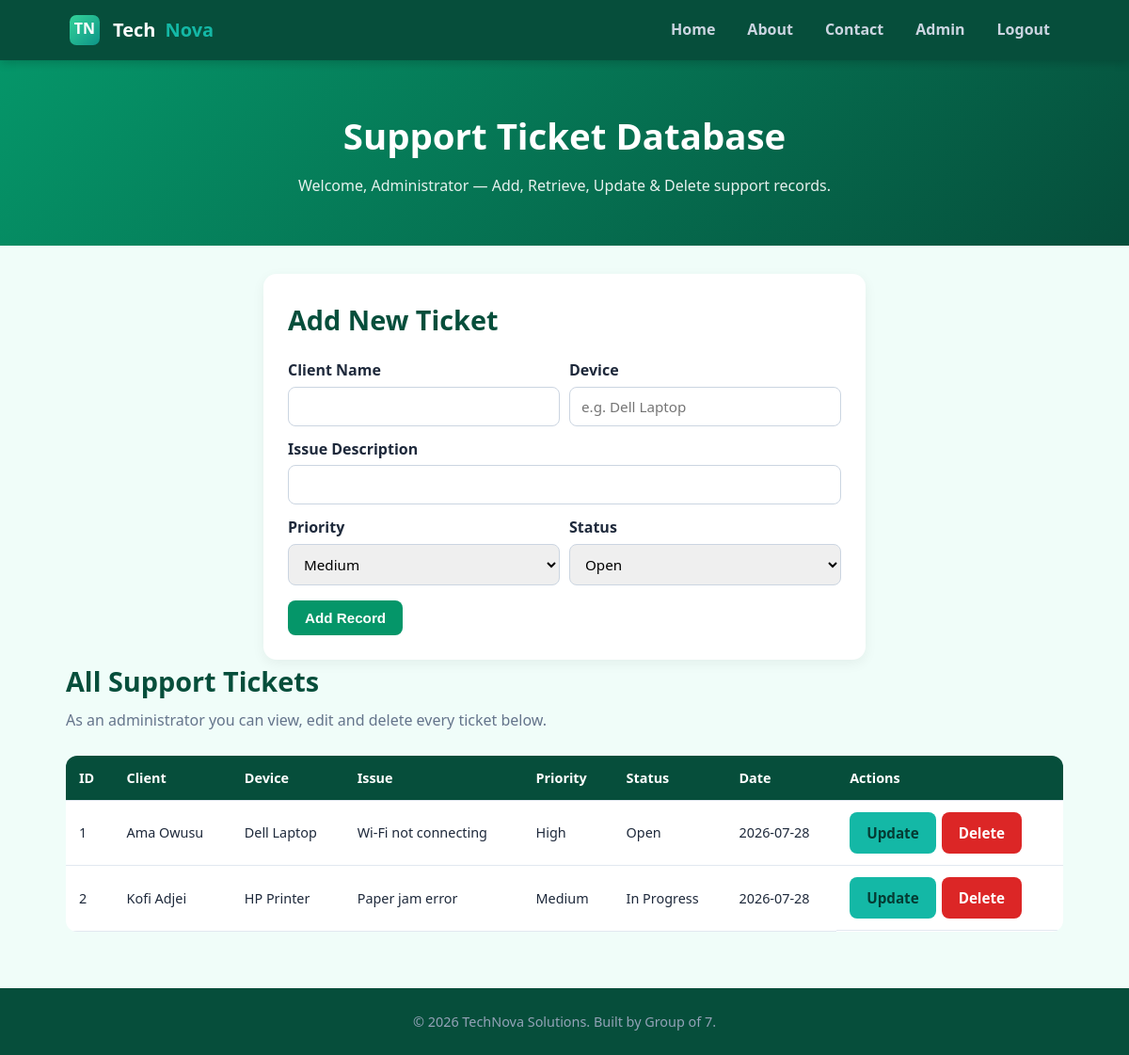
/dashboard.php (signed in), run on the app's committed database.
### tables this page shows
CREATE TABLE IF NOT EXISTS tickets (
  id       INT AUTO_INCREMENT PRIMARY KEY,
  user_id  INT NULL,                                      
  client   VARCHAR(120) NOT NULL,
  device   VARCHAR(120) NOT NULL,
  issue    VARCHAR(255) NOT NULL,
  priority ENUM('Low','Medium','High') NOT NULL DEFAULT 'Medium',
  status   ENUM('Open','In Progress','Resolved') NOT NULL DEFAULT 'Open',
  created  DATE NOT NULL
);

### dashboard.php (the view, shortened to what this page needs)
<?php
require "db.php";
$uname   = $_SESSION["uname"];
$uid     = intval($_SESSION["uid"]);
$isAdmin = (($_SESSION["role"] ?? "user") === "admin");
$editRow = null;
if ($isAdmin) {
    $tickets = mysqli_query($conn, "SELECT * FROM tickets ORDER BY id ASC");
} else {
    $stmt = mysqli_prepare($conn, "SELECT * FROM tickets WHERE user_id = ? ORDER BY id ASC");
    mysqli_stmt_bind_param($stmt, "i", $uid);
    mysqli_stmt_execute($stmt);
    $tickets = mysqli_stmt_get_result($stmt);
}
function h($v) { return htmlspecialchars($v ?? ""); }
?>
<!DOCTYPE html>
<html lang="en">
<head>
  <link rel="stylesheet" href="css/style.css?v=2" />
</head>
<body>
  <header>
    <div class="nav">
      <div class="brand"><img src="images/logo.svg" alt="TechNova logo" />Tech<span>Nova</span></div>
      <nav>
        <ul id="navMenu">
          <li><a href="index.php">Home</a></li>
          <li><a href="about.php">About</a></li>
          <li><a href="contact.php">Contact</a></li>
          <?php if ($isAdmin): ?><li><a href="admin.php">Admin</a></li><?php endif; ?>
          <li><a href="logout.php">Logout</a></li>
        </ul>
      </nav>
    </div>
  </header>
  <section class="hero">
    <h1>Support Ticket Database</h1>
    <p>Welcome, <?= h($uname) ?> — Add, Retrieve, Update &amp; Delete support records.</p>
  </section>
  <div class="container">
    <div class="card form-wrap" style="max-width:640px;">
      <h2 class="section-title"><?= $editRow ? "Update Ticket #" . h($editRow["id"]) : "Add New Ticket" ?></h2>
      <form method="post" action="dashboard.php">
        <div class="form-row">
          <div>
            <label for="t-client">Client Name</label>
            <input type="text" id="t-client" name="client" value="<?= $editRow ? h($editRow["client"]) : "" ?>" required />
          </div>
          <div>
            <label for="t-device">Device</label>
            <input type="text" id="t-device" name="device" placeholder="e.g. Dell Laptop" value="<?= $editRow ? h($editRow["device"]) : "" ?>" required />
          </div>
        </div>
        <label for="t-issue">Issue Description</label>
        <input type="text" id="t-issue" name="issue" value="<?= $editRow ? h($editRow["issue"]) : "" ?>" required />
        <div class="form-row">
          <div>
            <label for="t-priority">Priority</label>
            <select id="t-priority" name="priority">
              <?php foreach (["Low","Medium","High"] as $p): ?>
                <option <?= ($editRow && $editRow["priority"]===$p) ? "selected" : ($p==="Medium" && !$editRow ? "selected" : "") ?>><?= $p ?></option>
              <?php endforeach; ?>
            </select>
          </div>
          <div>
            <label for="t-status">Status</label>
            <select id="t-status" name="status">
              <?php foreach (["Open","In Progress","Resolved"] as $s): ?>
                <option <?= ($editRow && $editRow["status"]===$s) ? "selected" : ($s==="Open" && !$editRow ? "selected" : "") ?>><?= $s ?></option>
              <?php endforeach; ?>
            </select>
          </div>
        </div>
        <div style="margin-top:16px;">
          <button type="submit" class="btn"><?= $editRow ? "Save Changes" : "Add Record" ?></button>
        </div>
      </form>
    </div>
    <h2 class="section-title"><?= $isAdmin ? "All Support Tickets" : "My Support Tickets" ?></h2>
    <p class="section-sub"><?= $isAdmin
        ? "As an administrator you can view, edit and delete every ticket below."
        : "These are the tickets you created. You can add and edit your own tickets." ?></p>
    <?php if (mysqli_num_rows($tickets) === 0): ?>
      <p class="section-sub">No records yet — add one above.</p>
    <?php else: ?>
    <div class="table-wrap">
      <table>
        <thead>
          <tr>
            <th>ID</th><th>Client</th><th>Device</th><th>Issue</th>
            <th>Priority</th><th>Status</th><th>Date</th><th>Actions</th>
          </tr>
        </thead>
        <tbody>
          <?php while ($row = mysqli_fetch_assoc($tickets)): ?>
          <tr>
            <td><?= h($row["id"]) ?></td>
            <td><?= h($row["client"]) ?></td>
            <td><?= h($row["device"]) ?></td>
            <td><?= h($row["issue"]) ?></td>
            <td><?= h($row["priority"]) ?></td>
            <td><?= h($row["status"]) ?></td>
            <td><?= h($row["created"]) ?></td>
            <td class="actions-cell">
              <a class="btn alt" href="dashboard.php?edit=<?= h($row["id"]) ?>">Update</a>
              <?php if ($isAdmin): ?>
              <a class="btn danger" href="dashboard.php?action=delete&id=<?= h($row["id"]) ?>"
                 onclick="return confirm('Delete record #<?= h($row["id"]) ?>? This cannot be undone.');">Delete</a>
              <?php endif; ?>
            </td>
          </tr>
          <?php endwhile; ?>
        </tbody>
      </table>
    </div>
    <?php endif; ?>
  </div>
  <footer>&copy; 2026 TechNova Solutions. Built by Group of 7.</footer>
</body>
</html>

### css/style.css (style rules this page uses)
* { margin: 0; padding: 0; box-sizing: border-box; }
:root { --brand: #059669; --brand-2: #14b8a6; --dark: #064e3b; --light: #f0fdf9; --card: #ffffff; --text: #1e293b; --muted: #64748b; }
body { font-family: "Segoe UI", Tahoma, Arial, sans-serif; color: var(--text); background: var(--light); line-height: 1.6; }
header { background: var(--dark); color: #fff; position: sticky; top: 0; z-index: 50; box-shadow: 0 2px 10px rgba(0,0,0,.2); }
.nav { max-width: 1100px; margin: 0 auto; display: flex; align-items: center; justify-content: space-between; padding: 12px 20px; flex-wrap: wrap; }
.brand { display: flex; align-items: center; gap: 10px; font-weight: 800; font-size: 1.25rem; }
.brand img { width: 40px; height: 40px; border-radius: 10px; }
.brand span { color: var(--brand-2); }
nav ul { list-style: none; display: flex; gap: 6px; flex-wrap: wrap; }
nav a { color: #cbd5e1; text-decoration: none; padding: 8px 14px; border-radius: 8px; font-weight: 600; transition: .2s; }
.container { max-width: 1100px; margin: 0 auto; padding: 30px 20px; }
.hero { background: linear-gradient(135deg, var(--brand), var(--dark)); color: #fff; text-align: center; padding: 50px 20px; }
.hero h1 { font-size: 2.4rem; margin-bottom: 10px; }
.hero p { opacity: .9; max-width: 700px; margin: 0 auto; }
h2.section-title { font-size: 1.8rem; margin-bottom: 6px; color: var(--dark); }
.section-sub { color: var(--muted); margin-bottom: 24px; }
.card { background: var(--card); border-radius: 14px; padding: 26px; box-shadow: 0 4px 14px rgba(0,0,0,.06); margin-bottom: 20px; }
.btn { background: var(--brand); color: #fff; border: none; padding: 10px 18px; border-radius: 8px; font-weight: 700; cursor: pointer; font-size: .95rem; transition: .2s; text-decoration: none; display: inline-block; }
.btn.alt { background: var(--brand-2); color: #053b33; }
.btn.danger { background: #dc2626; }
.form-wrap { max-width: 440px; margin: 0 auto; }
label { display: block; font-weight: 600; margin: 12px 0 4px; }
input, textarea, select { width: 100%; padding: 10px 12px; border: 1px solid #cbd5e1; border-radius: 8px; font-size: .95rem; font-family: inherit; }
.form-row { display: flex; gap: 10px; flex-wrap: wrap; }
.form-row > div { flex: 1; min-width: 140px; }
.table-wrap { overflow-x: auto; }
table { width: 100%; border-collapse: collapse; background: var(--card); border-radius: 12px; overflow: hidden; }
th, td { padding: 12px 14px; text-align: left; border-bottom: 1px solid #e2e8f0; font-size: .9rem; }
th { background: var(--dark); color: #fff; }
.actions-cell { display: flex; gap: 6px; }
footer { background: var(--dark); color: #94a3b8; text-align: center; padding: 24px 20px; margin-top: 30px; font-size: .9rem; }

### data on the page
tickets: id "1", client "Ama Owusu", device "Dell Laptop", issue "Wi-Fi not connecting", priority "High", status "Open", created "2026-07-28"
tickets: id "2", client "Kofi Adjei", device "HP Printer", issue "Paper jam error", priority "Medium", status "In Progress", created "2026-07-28"

### other printed values
$uname "Administrator"
form field priority "Medium"
form field status "Open"
